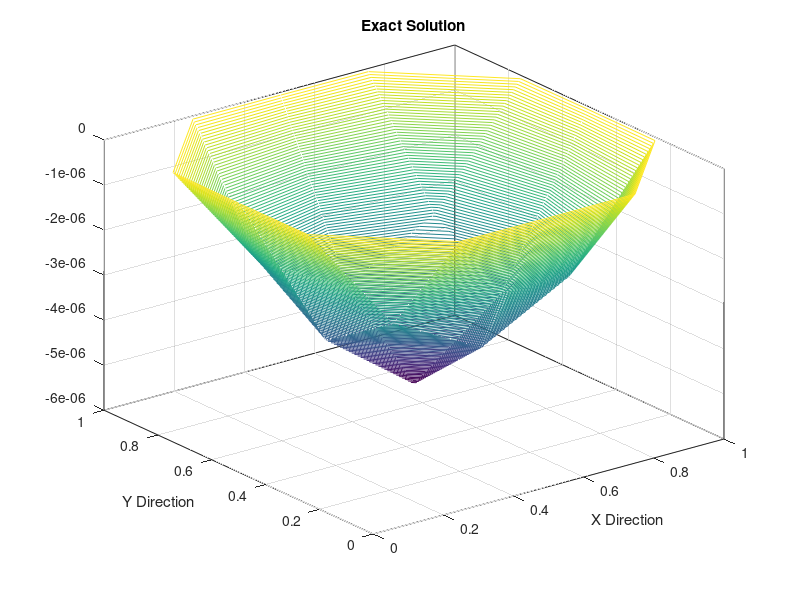

Source code (MATLAB):
%Computational Aerodynamics HW402-Exact Solution
%Student ID: 1001358558
%Name: Ching Huai Wang

clear;
clc;

grid = 5; %The number of grids
mn = 15; %Summation number from 1:mn to compute
xgrid = linspace(0,1,grid); %0<x<1
ygrid = linspace(0,1,grid); %0<y<1
    
%Create the mesh of grid, for MATLAB to compute
[x,y] = meshgrid(xgrid,ygrid);

for m = 1:mn
    for n = 1:mn
for  i = 1:grid
    for j = 1:grid
        %The Amn given
        A(i,j) = (4/(n*m*pi))*(cos(m*pi)*cos(n*pi)-cos(m*pi)-cos(n*pi)+1);
        %The exact solution given
        u(i,j) = -(A(i,j)/(pi^2*(n^2+m^2)))*sin(n*pi*x(i,j))*sin(m*pi*y(i,j));
    end
end
    end
end

%Plot 2-D Contour
contour3(x,y,u,100)
xlabel('X Direction')
ylabel('Y Direction')
title('Exact Solution')